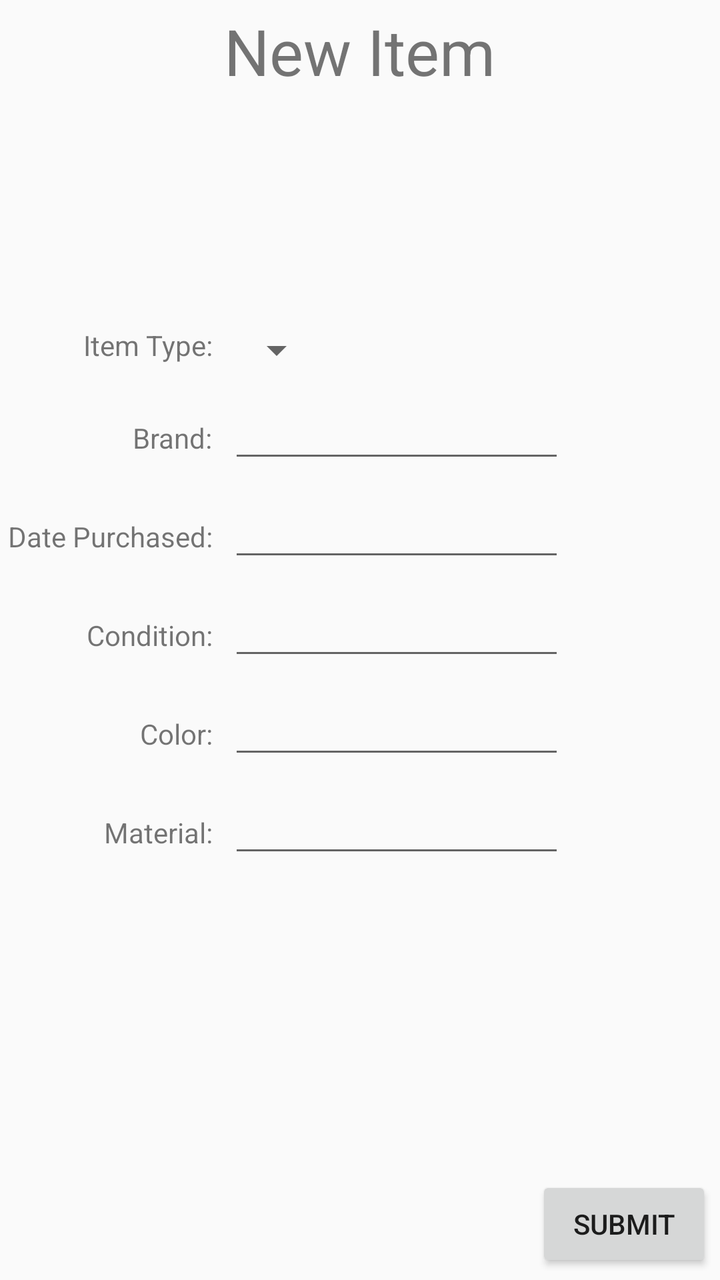
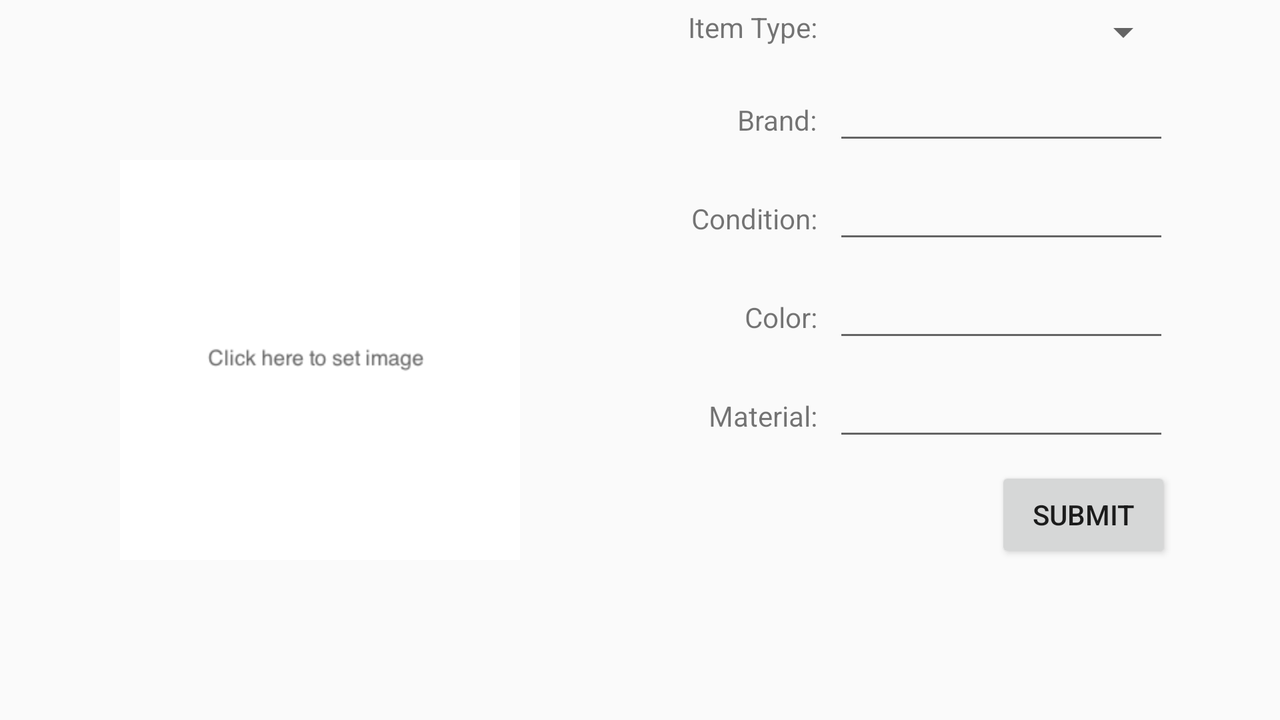

An Android layout and its configuration variant, each rendered on a device that would load it. The default file and the variant file are quoted in full after the pictures.
<!-- AndroidManifest.xml: application theme AppTheme -->
<!-- res/layout/fragment_new_item.xml -->
<?xml version="1.0" encoding="utf-8"?>
<GridLayout
    xmlns:android="http://schemas.android.com/apk/res/android"

    android:layout_width="match_parent"
    android:layout_height="match_parent"

    android:useDefaultMargins="true"
    android:alignmentMode="alignBounds"
    android:columnOrderPreserved="false"

    android:columnCount="5"
    >

    <TextView
        android:text="New Item"
        android:textSize="32dip"
        android:id="@+id/frame_title_view"
        android:layout_columnSpan="5"
        android:layout_gravity="center_horizontal"
        android:layout_row="0"
        android:layout_column="0" />


    <ImageView
        android:layout_width="wrap_content"
        android:layout_height="wrap_content"
        android:id="@+id/imageView"
        android:layout_row="1"
        android:layout_column="1"
        android:visibility="visible"
        android:minHeight="100dp"
        android:minWidth="100dp"/>

    <TextView
        android:text="Item Type:"

        android:layout_gravity="right"
        android:layout_row="2"
        android:layout_column="0" />

    <Spinner
        android:layout_width="wrap_content"
        android:layout_height="wrap_content"
        android:id="@+id/item_type_spinner"
        android:layout_row="2"
        android:layout_column="1" />

    <TextView
        android:text="Brand:"

        android:layout_column="0"
        android:layout_gravity="right"
        android:layout_row="3" />

    <EditText
        android:ems="8"
        android:layout_row="3"
        android:layout_column="1" />

    <TextView
        android:text="Date Purchased:"

        android:layout_column="0"
        android:layout_gravity="right"
        android:layout_row="4" />

    <EditText
        android:ems="8"
        android:layout_row="4"
        android:layout_column="1" />

    <TextView
        android:text="Condition:"

        android:layout_column="0"
        android:layout_gravity="right"
        android:layout_row="5" />

    <EditText
        android:ems="8"
        android:layout_row="5"
        android:layout_column="1" />

    <TextView
        android:text="Color:"

        android:layout_column="0"
        android:layout_gravity="right"
        android:layout_row="6" />

    <EditText
        android:ems="8"
        android:layout_row="6"
        android:layout_column="1" />

    <TextView
        android:text="Material:"

        android:layout_column="0"
        android:layout_gravity="right"
        android:layout_row="7" />

    <EditText
        android:ems="8"
        android:layout_row="7"
        android:layout_column="1" />

    <Button
        android:text="Submit"
        android:layout_row="9"
        android:layout_column="4"
        android:id="@+id/submit"
        />
</GridLayout>
<!-- resources referenced by this layout -->
<resources>
  <style name="AppTheme" parent="@style/Theme.AppCompat.Light.DarkActionBar">
          <item name="colorPrimary">@color/ootd_blue</item>
          <item name="colorPrimaryDark">@color/ootd_dark_blue</item>
      </style>
</resources>
<!-- res/layout-land/fragment_new_item.xml (the author's variant of the layout above) -->
<!-- drawn on the phone turned sideways -->
<LinearLayout xmlns:android="http://schemas.android.com/apk/res/android"
    xmlns:tools="http://schemas.android.com/tools"
    android:layout_width="match_parent"
    android:layout_height="match_parent"
    android:baselineAligned="false"
    android:divider="?android:attr/dividerHorizontal"
    android:orientation="horizontal"
    tools:context="com.vickysy.ootd.ui.MainActivity">

    

    <FrameLayout
        android:layout_width="0dp"
        android:layout_height="match_parent"
        android:layout_weight="50">

        <ImageView
            android:layout_width="@dimen/new_item_image_width"
            android:layout_height="@dimen/new_item_image_height"
            android:id="@+id/imageView"
            android:layout_centerHorizontal="true"
            android:visibility="visible"
            android:adjustViewBounds="true"
            android:scaleType="fitXY"
            android:layout_gravity="center_vertical|center_horizontal"
            android:background="@drawable/click_here"/>
    </FrameLayout>


    <FrameLayout
        android:layout_width="0dp"
        android:layout_height="match_parent"
        android:layout_weight="50">
        <ScrollView xmlns:android="http://schemas.android.com/apk/res/android"
            android:id="@+id/ScrollView01"
            android:layout_width="fill_parent"
            android:layout_height="fill_parent" >
            <GridLayout
                xmlns:android="http://schemas.android.com/apk/res/android"

                android:layout_width="match_parent"
                android:layout_height="match_parent"

                android:useDefaultMargins="true"
                android:alignmentMode="alignBounds"
                android:columnOrderPreserved="false"

                android:columnCount="4">

                <Space
                    android:layout_width="@dimen/space_width"
                    android:layout_row="2"
                    android:layout_column="0" />

                <TextView
                    android:text="Item Type:"

                    android:layout_gravity="right"
                    android:layout_row="2"
                    android:layout_column="1" />

                <Spinner
                    android:layout_width="169dp"
                    android:layout_height="wrap_content"
                    android:id="@+id/item_type_spinner"
                    android:layout_row="2"
                    android:layout_column="2" />

                <Space
                    android:layout_width="@dimen/space_width"
                    android:layout_row="3"
                    android:layout_column="0" />

                <TextView
                    android:text="Brand:"
                    android:layout_column="1"
                    android:layout_gravity="right"
                    android:layout_row="3" />

                <EditText
                    android:ems="8"
                    android:id="@+id/brand_text"
                    android:layout_row="3"
                    android:layout_column="2" />

                <Space
                    android:layout_width="@dimen/space_width"
                    android:layout_row="4"
                    android:layout_column="0" />

                <TextView
                    android:text="Condition:"
                    android:layout_column="1"
                    android:layout_gravity="right"
                    android:layout_row="4" />

                <EditText
                    android:id="@+id/condition_text"
                    android:ems="8"
                    android:layout_row="4"
                    android:layout_column="2" />

                <Space
                    android:layout_width="@dimen/space_width"
                    android:layout_row="5"
                    android:layout_column="0" />

                <TextView
                    android:text="Color:"
                    android:layout_column="1"
                    android:layout_gravity="right"
                    android:layout_row="5" />

                <EditText
                    android:id="@+id/color_text"
                    android:ems="8"
                    android:layout_row="5"
                    android:layout_column="2" />

                <Space
                    android:layout_width="@dimen/space_width"
                    android:layout_row="6"
                    android:layout_column="0" />

                <TextView
                    android:text="Material:"
                    android:layout_column="1"
                    android:layout_gravity="right"
                    android:layout_row="6" />

                <EditText
                    android:id="@+id/material_text"
                    android:ems="8"
                    android:layout_row="6"
                    android:layout_column="2" />

                <Button
                    android:text="Submit"
                    android:layout_row="9"
                    android:layout_column="2"
                    android:layout_gravity="right"
                    android:id="@+id/submit"
                    />
            </GridLayout>
        </ScrollView>
    </FrameLayout>

</LinearLayout>
<!-- resources referenced by the variant -->
<!-- as the phone turned sideways resolves them -->
<resources>
  <dimen name="new_item_image_height">200dp</dimen>
  <dimen name="new_item_image_width">200dp</dimen>
  <!-- from res/values-land/ -->
  <dimen name="space_width">20dp</dimen>
  <!-- drawable click_here: png bitmap (drawable-mdpi, 6320 bytes) -->
  <style name="AppTheme" parent="@style/Theme.AppCompat.Light.DarkActionBar">
          <item name="colorPrimary">@color/ootd_blue</item>
          <item name="colorPrimaryDark">@color/ootd_dark_blue</item>
      </style>
</resources>
